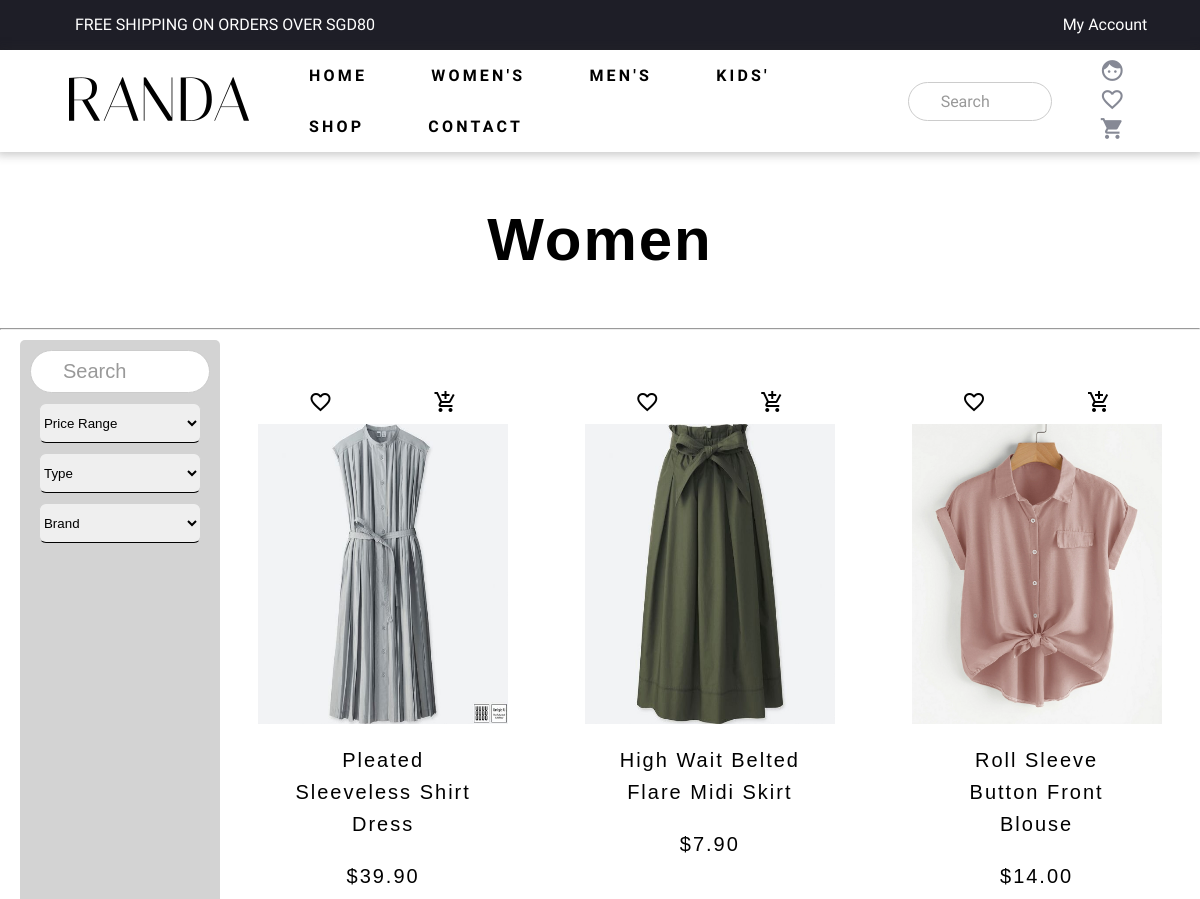
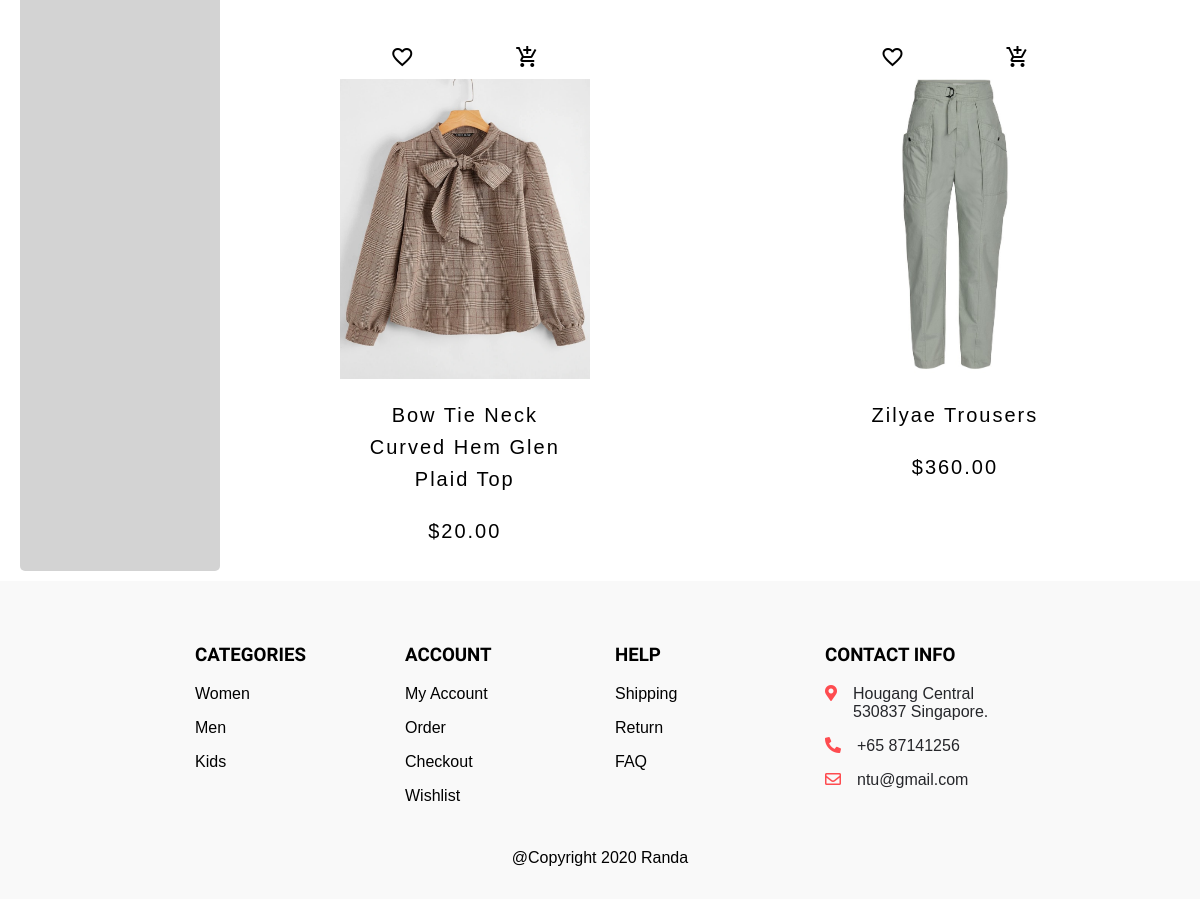
/products.php?category=women, run on the app's committed database (2 pictures, top to bottom).
### tables this page shows
CREATE TABLE IF NOT EXISTS `product_randa` (
  `product_id` int(11) NOT NULL AUTO_INCREMENT,
  `product_name` varchar(50) NOT NULL,
  `product_img` varchar(50) NOT NULL,
  `product_desc` varchar(255) NOT NULL,
  `product_price` float NOT NULL,
  `product_type` varchar(50) NOT NULL,
  `product_brand` varchar(50) NOT NULL,
  `product_category` enum('women','men','kids') NOT NULL,
  PRIMARY KEY (`product_id`)
);

### products.php (the view, shortened to what this page needs)
<!DOCTYPE html>
<html lang="en" dir="ltr">
<head>
  <link rel="stylesheet" href="css/general.css">
  <link rel="stylesheet" href="css/utility.css">
  <link rel="stylesheet" href="css/carousel.css">
  <link rel="stylesheet" href="css/products.css">
  <link rel="stylesheet" href="https://cdnjs.cloudflare.com/ajax/libs/font-awesome/5.15.1/css/all.min.css">
</head>
<?php
  if(!isset($_SESSION['userid'])){
    $username = "My Account";
  }
  else{
    $id = $_SESSION['userid'];
    $username = $_SESSION['username'];
    $dropdown = "none";
    $logout = "block";
  }
?>
<body>
  <div id="banner" class="banner" onscroll="myFunction()">
    <div class="row">
      <div class="col flex " style="height:50px; line-height:50px; font-size:16px; margin-left:60px; margin-right:45px; padding-right:0px;">
          FREE SHIPPING ON ORDERS OVER SGD80
          <div class="dropdown ml-auto text-mid">
            <button class="login_dropdown"><?php echo $username; ?></button>
          </div>
      </div>
    </div>
  </div>
  <header id="title">
    <div class="wrapHead">
      <div class="" style="margin-left:40px;">
        <a href="index.php"><img src="image/logo.png" alt="" class="logo"></a>
      </div>
      <nav class="nav frame">
        <ul class="navbar-nav">
          <li class="nav-item">
            <a class="scroll" href="index.php">HOME</a>
          </li>
          <li class="nav-item">
            <a class="scroll" href="products.php?category=women">WOMEN'S</a>
          </li>
          <li class="nav-item">
            <a class="scroll" href="products.php?category=men">MEN'S</a>
          </li>
          <li class="nav-item">
            <a class="scroll" href="products.php?category=kids">KIDS'</a>
          </li>
          <li class="nav-item">
            <a class="scroll" href="#">SHOP</a>
          </li>
          <li class="nav-item">
            <a class="scroll" href="contact.php">CONTACT</a>
          </li>
        </ul>
      </nav>
      <div class="flex mr-auto" style="align-items:center; margin-right:45px;">
        <form class="search-box" action="products.php" method="post">
          <input id="search-box" name="searchbox" type="search" placeholder="Search">
        </form>
        <div class="icon-group">
          <span class="material-icons zoom"><a href="account.php" title="My Account">face</a></span>
          <span class="material-icons zoom"><a href="favourites.html" title="My Favourites">favorite_border</a></span>
          <span class="material-icons zoom"><a href="cart.html" title="My Cart">shopping_cart</a></span>
        </div>
      </div>
    </div>
  </header>
    <?php
      if( isset($_GET['category']) && isset($_POST['searchbox']) ){
        $category = $_GET['category'];
        $search = $_POST['searchbox'];
        $sql = "SELECT * FROM product_randa WHERE product_category = '$category' AND product_name LIKE '%$search%'";
        $title = "$category '$search'";
        $msg = "There are no products that match '$search' in $category's category.";
      }
      else if( isset($_GET['category']) ){
        $category = $_GET['category'];
        $sql = "SELECT * FROM product_randa WHERE product_category = '$category'";
        $title = $category;
      }
    ?>
    <?php
      $conn = mysqli_connect("localhost", "f32ee", "f32ee", "f32ee");
    ?>
    <div id="products">
      <h1><?php echo ucfirst($title); ?></h1>
      <hr>
      <div class="flex">
        <div id="left">
          <form class="search-box" action="<?php echo $_SERVER['REQUEST_URI']; ?>" method="post">
            <input id="searchbox" name="searchbox" type="search" placeholder="Search">
          </form>
          <select id="priceRange" name="priceRange" onchange="checkPriceRange()">
            <option selected disabled style="display:none;">Price Range</option>
          </select>
          <select id="type" name="type" onchange="checkType()">
            <option selected disabled style="display:none;">Type</option>
          </select>
          <select id="brand" name="brand" onchange="checkBrand()">
            <option selected disabled style="display:none;">Brand</option>
          </select>
        </div>
        <section id="categories">
          <div>
            <?php
              $runsql = mysqli_query($conn, $sql);
              $closeddiv = false;
              $count = 0;
              while ($product = mysqli_fetch_assoc($runsql)) {
                $count++;
                if( $count % 3 == 1 ){
                  echo "<div class='flex text-mid productrow'>";
                  $closeddiv = false;
                }
            ?>
                <div class="frame zoom">
                    <?php
                      if(checkFavourite($conn, $product['product_id'], $id)){
                        $favBtn = "block";
                        $unfavBtn = "none";
                      }
                      else{
                        $unfavBtn = "block";
                      }
                      if(checkCart($conn, $product['product_id'], $id)){
                        $removCartBtn = "block";
                        $addCartBtn = "none";
                      }
                      else{
                        $addCartBtn = "block";
                      }
                    ?>
                  <div class="flex">
                    <span class='material-icons' id='unfavBtn<?php echo $product['product_id']; ?>' style="display:<?php echo $unfavBtn; ?>;"><a onclick="favouriteProduct(<?php echo $product['product_id'] .','. $id; ?>)" title='favourite'>favorite_border</a></span>
                    <span class='material-icons' id='addCartBtn<?php echo $product['product_id']; ?>' style="display:<?php echo $addCartBtn; ?>;"><a onclick="addProduct(<?php echo $product['product_id'] .','. $id; ?>)" title='add to cart'>add_shopping_cart</a></span>
                  </div>
                  <img src="image/<?php echo $product['product_img']; ?>" alt="<?php echo $product['product_name']; ?>">
                  <div id="info">
                    <p><?php echo $product['product_name']; ?></p>
                    <p>$<?php echo number_format((float)$product['product_price'], 2); ?></p>
                  </div>
                </div>
            <?php
                if( $count % 3 == 0 ){
                  echo "</div>" . $closeddiv;
                  $closeddiv = true;
                }
            ?>
            <?php
              }
              if(!$closeddiv){
                echo "</div>";
              }
              function checkFavourite($conn, $productid, $userid ){
                $fav = false;
                return $fav;
              }
              function checkCart($conn, $productid, $userid){
                return $cart;
              }
          ?>
            </div>
        </section>
      </div>
    </div>
  <?php echo file_get_contents("html/bottom.html"); ?>
</body>
</html>

### css/general.css (style rules this page uses)
html { scroll-behavior: smooth; }
body { margin: 0; padding: 0; font-family: 'Poppins', sans-serif; }
a,h2,h3,p { -webkit-touch-callout: none; -webkit-user-select: none; -khtml-user-select: none; -moz-user-select: none; -ms-user-select: none; user-select: none; }
section { display: block; padding-bottom: 2rem; margin-bottom: 3rem; }
.banner { width: 100%; height: 50px; background: #1e1e27; color: white; font-family: 'Italiana', serif; transition: 1s; }
.banner .login_dropdown { background: none; border: none; color: white; font-family: inherit; font-size: inherit; }
.dropdown { position: relative; display: inline-block; width:100px; }
.logo { margin:5px 20px 5px 20px; }
header { position: sticky; top:0; width: 100%; background: white; z-index: 3; overflow :hidden; box-shadow: 0px 0px 9px 3px rgba(41, 41, 41, .25); }
header:after { content: ""; display: block; clear: both; }
.wrapHead { display: flex; align-items:center; overflow: hidden; }
.nav { display: -webkit-box; display: -ms-flexbox; display: flex; -ms-flex-wrap: wrap; flex-wrap: wrap; border-bottom: 3px solid none; margin-left: 15px; margin-right: 15px; }
#title { font-family: 'Italiana', serif; }
#title ul { padding-left: 0; margin: auto; }
#title ul li { float: left; list-style: none; }
#title ul li a { padding: 1rem 2rem 1rem 2rem; font-weight: 700; text-decoration: none; letter-spacing: 0.2rem; color: black; display:block; font-size: 14 px; }
.search-box { padding-right: 10px; }
input[type=search] { -webkit-appearance: textfield; -webkit-box-sizing: content-box; font-family: inherit; font-size: 100%; }
input[type=search] { background: #ededed url(https://static.tumblr.com/ftv85bp/MIXmud4tx/search-icon.png) no-repeat 9px center; border: solid 1px #ccc; padding: 9px 10px 9px 32px; width: 100px; background-color: #fff; -webkit-border-radius: 10em; -moz-border-radius: 10em; border-radius: 10em; -webkit-transition: all .5s; -moz-transition: all .5s; transition: all .5s; }
.icon-group { margin-left: 30px; }
.icon-group span a { color: #868995; text-decoration: none; font-size: 25px; padding: 0 8px 0 8px; }
#categories { margin-left: 80px; margin-right: 80px; }
#newsletter h2,h3 { font-family: 'Italiana', serif ; }
footer { padding-top: 32px; padding-bottom: 32px; background-color: #f9f9f9; }
footer ul li { padding-left: px; padding-bottom: 16px; color: #25262a; }
footer ul { list-style:none; padding-inline-start:0px; }
footer ul li a { text-decoration: none; color: black; }
footer i { color:#fe4c50; padding-right: 1rem; }

### css/utility.css (style rules this page uses)
.container-fluid { padding: 1% 15% 1%; margin-left:auto; margin-right:auto; overflow:hidden; }
.text-mid { text-align: center; }
.zoom { transition: transform .2s; }
.flex { display: flex; }
.row { display: flex; flex-wrap: wrap; height: 100% ; margin-bottom: 20px; }
.col { max-width: 100%; padding-left: 15px; padding-right: 15px; }
.col-1, .col-2, .col-3, .col-4, .col-5, .col-6, .col-7, .col-8, .col-9, .col-10, .col-11, .col-12, .col, .col-auto, .col-sm-1, .col-sm-2, .col-sm-3, .col-sm-4, .col-sm-5, .col-sm-6, .col-sm-7, .col-sm-8, .col-sm-9, .col-sm-10, .col-sm-11, .col-sm-12, .col-sm, .col-sm-auto, .col-md-1, .col-md-2, .col-md-3, .col-md-4, .col-md-5, .col-md-6, .col-md-7, .col-md-8, .col-md-9, .col-md-10, .col-md-11, .col-md-12, .col-md, .col-md-auto, .col-lg-1, .col-lg-2, .col-lg-3, .col-lg-4, .col-lg-5, .col-lg-6, .col-lg-7, .col-lg-8, .col-lg-9, .col-lg-10, .col-lg-11, .col-lg-12, .col-lg, .col-lg-auto, .col-xl-1, .col-xl-2, .col-xl-3, .col-xl-4, .col-xl-5, .col-xl-6, .col-xl-7, .col-xl-8, .col-xl-9, .col-xl-10, .col-xl-11, .col-xl-12, .col-xl, .col-xl-auto { position: relative; width: 100%; min-height: 1px; padding-right: 15px; padding-left: 15px; }
.col { -ms-flex-preferred-size: 0; flex-basis: 0; -webkit-box-flex: 1; -ms-flex-positive: 1; flex-grow: 1; max-width: 100%; }
.mr-auto { margin-right: auto; }
.ml-auto { margin-left: auto; }
.frame { margin: auto; }

### css/carousel.css (style rules this page uses)
* { box-sizing: border-box }
img { vertical-align: middle; }

### data on the page
product_randa: product_img (picture), product_name "Pleated Sleeveless Shirt Dress", product_price "39.90"
product_randa: product_img (picture), product_name "High Wait Belted Flare Midi Skirt", product_price "7.90"
product_randa: product_img (picture), product_name "Roll Sleeve Button Front Blouse", product_price "14.00"
product_randa: product_img (picture), product_name "Bow Tie Neck Curved Hem Glen Plaid Top", product_price "20.00"
product_randa: product_img (picture), product_name "Zilyae Trousers", product_price "360.00"

### other printed values
$username "My Account"
$title "Women"
file_get_contents("html/bottom.html") "CATEGORIES Women Men Kids ACCOUNT My Account Order Checkout Wishlist HELP Shipping Return FAQ CONTACT INFO Hougang Central 530837 Singapore. +65 87141256 ntu@gmail.com @Copyright 2020 Randa"
